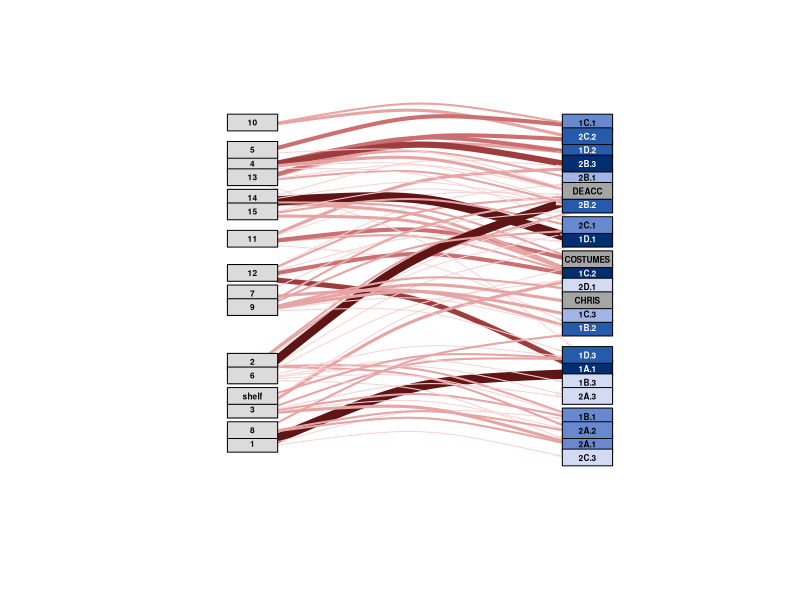
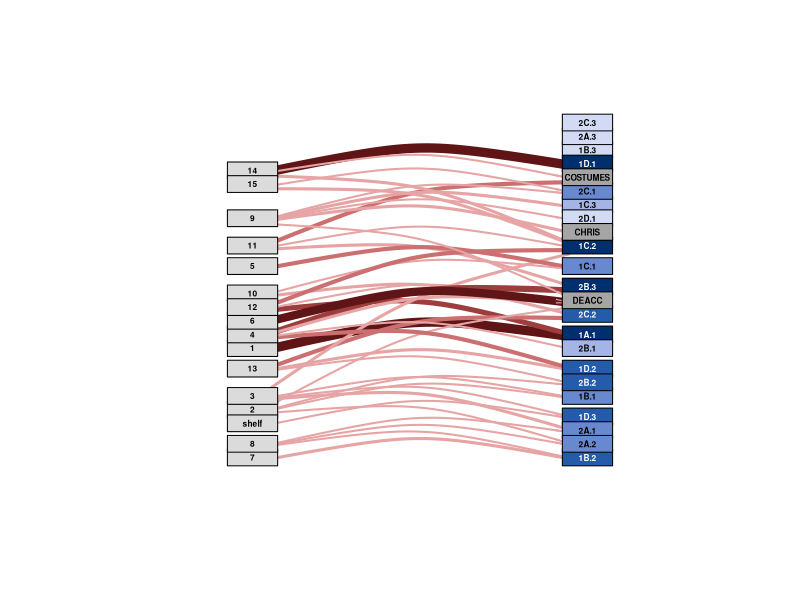

Reproduce these figures in R, in order.

# Load libraries ----------------------------------------------------------

library(igraph)
library(tidyverse)


# Load in data ------------------------------------------------------------

data <- read.csv("BCCA_objectmoves - ALL.csv")

# Separate nodes and edges ------------------------------------------------

nodes_list <- c(1:15, "shelf", "1A.1", "1B.1", "1B.2", "1B.3", "1C.1", "1C.2", "1C.3", 
                "1D.1", "1D.2", "1D.3", "2A.1", "2A.2", "2A.3", "2B.1", "2B.2", "2B.3",
                "2C.1", "2C.2", "2C.3", "2D.1", "DEACC", "COSTUMES", "CHRIS") 

nodes <- data.frame(nodes_list)
colnames(nodes) <- c("id")

for(i in 1:nrow(nodes)){
  if(nodes$id[i] %in% 1:15 | nodes$id[i] == "shelf"){
    nodes$type[i] <- "TRUE"
  } else {
    nodes$type[i] <- "FALSE"
  }
}

edges <- data %>% 
  select(box_original, box_new)
colnames(edges) <- c("from", "to")

edges_vector <- c()

for(i in 1:nrow(edges)){
  new_piece <- c(edges$from[i], edges$to[i])
  edges_vector <- c(edges_vector, new_piece)
}

# Make igraph object ------------------------------------------------------

types <- nodes$type
names(types) <- nodes$id

net <- graph_from_data_frame(d = edges, vertices = nodes, directed = T)
is_bipartite(net)

L0 <- layout_as_bipartite(net)

# net %>% 
#   plot(layout=L0[,2:1],
#        vertex.shape = "rectangle",
#        vertex.size = 20,
#        vertex.size2 = 10,
#        vertex.label.cex = 0.5,
#        edge.arrow.size = 0.5,
#        edge.arrow.width = 0.2)


# Make second network that weights arrows ---------------------------------

edges_test <- edges

for(i in 1:nrow(edges_test)) {
  edges_test$path[i] <- paste(edges$from[i], edges$to[i], sep = ",")
}

nodes_to_weights <- edges %>% 
  count(to)

nodes <- left_join(nodes, nodes_to_weights, by = c("id" = "to"))


# Add color values for nodes
for(i in 1:nrow(nodes)){
  if(nodes$id[i] == "DEACC" | nodes$id[i] == "CHRIS" | nodes$id[i] == "COSTUMES") {
    nodes$color[i] <- "#A5A5A5"
    nodes$text_color[i] <- "#000000"
  } else if (nodes$id[i] %in% c(1:15, "shelf") ){
    nodes$color[i] <- "#DBDBDB"
    nodes$text_color[i] <- "#000000"
  } else if(nodes$n[i] >= 10) {
    nodes$color[i] <- "#002F70"
    nodes$text_color[i] <- "#FFFFFF"
  } else if(nodes$n[i] >= 7) {
    nodes$color[i] <- "#265BAB"
    nodes$text_color[i] <- "#FFFFFF"
  } else if(nodes$n[i] >= 5){
    nodes$color[i] <- "#6889D0"
    nodes$text_color[i] <- "#000000"
  } else if(nodes$n[i] >= 3){
    nodes$color[i] <- "#A3B4E5"
    nodes$text_color[i] <- "#000000"
  } else {
    nodes$color[i] <- "#D3DBF4"
    nodes$text_color[i] <- "#000000"
  }
}


edges_weights <- edges_test %>% 
  count(path) %>% 
  separate(path, c("from", "to"), sep = ",") %>% 
  mutate(weight = n) %>% 
  select(-n)

for(i in 1:nrow(edges_weights)){
  if(edges_weights$weight[i] <= 1){
    edges_weights$color[i] <- "#F7D3D3"
  } else if(edges_weights$weight[i] <= 3){
    edges_weights$color[i] <- "#E6A4A4"
  } else if(edges_weights$weight[i] <= 4){
    edges_weights$color[i] <- "#CB6F70"
  } else if(edges_weights$weight[i] <= 6){
    edges_weights$color[i] <- "#9D3D3D"
  } else {
    edges_weights$color[i] <- "#5F1415"
  }
}

weighted <- graph_from_data_frame(d = edges_weights, vertices = nodes, directed = T)
L1 <- layout_as_bipartite(weighted)

E(weighted)$width <- E(weighted)$weight

# this code will put nodes in the correct order but it messes other things up
# weighted_neworder <- permute(weighted, c(10, 5, 4, 13,14, 15, 11, 12, 7, 9, 2, 6, 16, 3, 8, 1, 21, 34, 
#                                          25, 32, 30, 37, 31, 33, 24, 38, 22, 36, 39, 23, 19, 26, 17, 
#                                          20, 29, 18, 28, 27, 35))

weighted %>% 
  plot(layout=L1[,2:1],
       vertex.shape = "rectangle",
       vertex.size = 30,
       vertex.size2 = 10,
       vertex.color = nodes$color,
       vertex.label.cex = 0.5,
       vertex.label.family = "Helvetica",
       vertex.label.font = 2,
       vertex.label.color = nodes$text_color,
       edge.arrow.size = 0.3,
       edge.arrow.width = 0.3,
       edge.color = edges_weights$color,
       edge.curved = 0.2)


# Removing noisy lines ----------------------------------------------------

edges_clean <- edges_weights %>% 
  filter(weight >= 2)

clean <- graph_from_data_frame(d = edges_clean, vertices = nodes, directed = T)
L1 <- layout_as_bipartite(clean)

E(clean)$width <- E(clean)$weight


clean %>% 
  plot(layout=L1[,2:1],
       vertex.shape = "rectangle",
       vertex.size = 30,
       vertex.size2 = 10,
       vertex.color = nodes$color,
       vertex.label.cex = 0.5,
       vertex.label.family = "Helvetica",
       vertex.label.font = 2,
       vertex.label.color = nodes$text_color,
       edge.arrow.size = 0.3,
       edge.arrow.width = 0.3,
       edge.color = edges_clean$color,
       edge.curved = 0.2)
